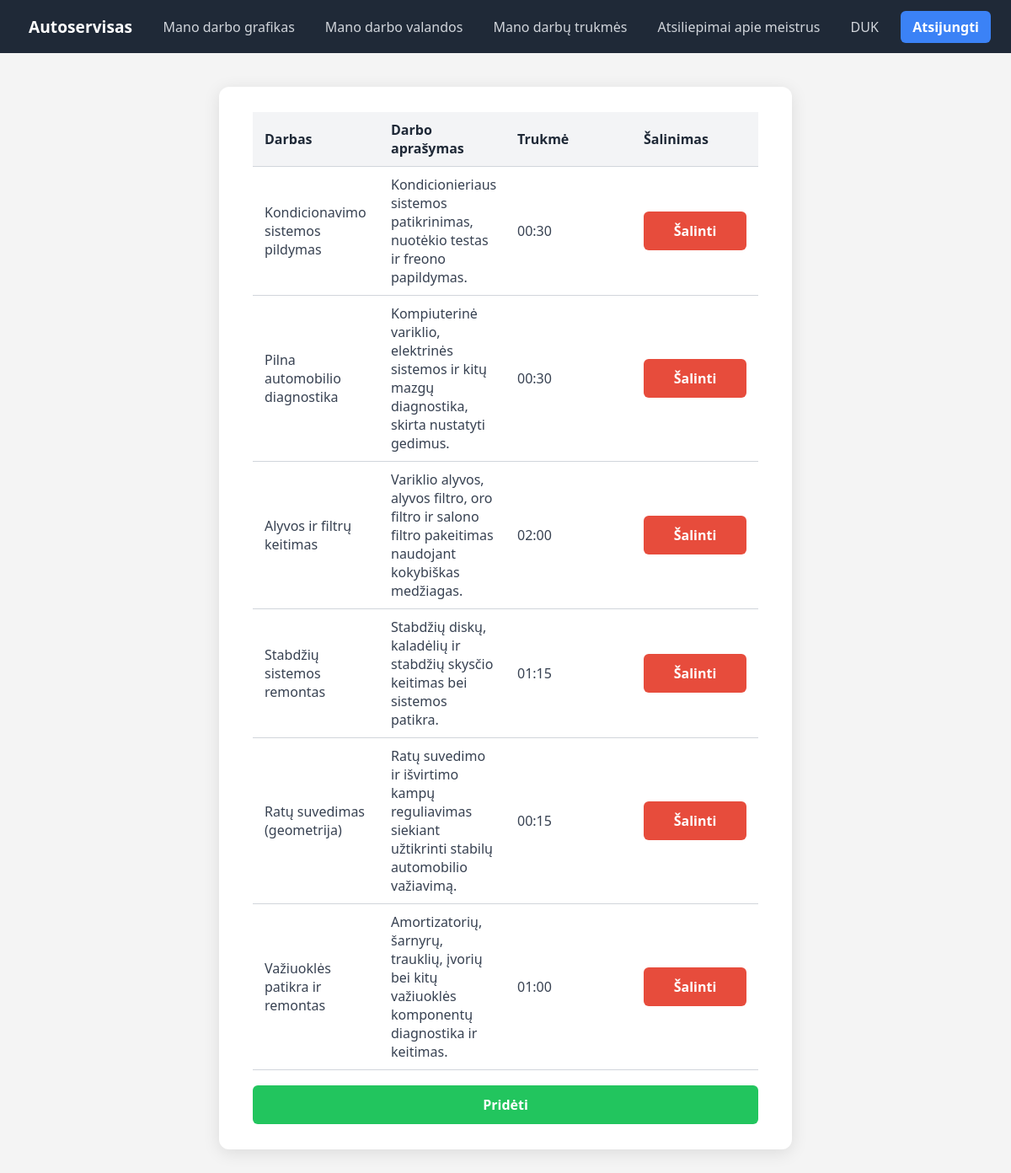
Screenshot of /jobs.php (signed in) with the database file from the repository.
### tables this page shows
CREATE TABLE `SERVICE_COMPLETION` (
  `id` int NOT NULL,
  `duration_in_minutes` int NOT NULL,
  `fk_service` int NOT NULL,
  `fk_mechanic` int NOT NULL,
  `usedInRegistration` tinyint(1) NOT NULL,
  `removed` tinyint(1) NOT NULL
);

CREATE TABLE `SERVICE` (
  `id` int NOT NULL,
  `name` varchar(100) NOT NULL,
  `description` text NOT NULL
);

### jobs.php (the view, shortened to what this page needs)
<?php
$server = "localhost";
$db = "cars_service";
$user = "stud";
$password = "stud";
$dbc = mysqli_connect($server, $user, $password, $db);
$mechanic_id = $_SESSION['user_id'];
?>
<!DOCTYPE html>
<html>
<head>
	<link rel="stylesheet" href="styles.css">
</head>
<body>
	<div class="menu">
		<a href="index.php" class="brand">Autoservisas</a>
		<nav class="nav" aria-label="Puslapiai">
			<?php if (isset($_SESSION['user_id']) && $_SESSION['user_role'] == 2): ?>
				<a href="schedule.php">Mano darbo grafikas</a>
				<a href="work-hours.php">Mano darbo valandos</a>
				<a href="jobs.php">Mano darbų trukmės</a>
			<?php endif; ?>
			<a href="ratings.php">Atsiliepimai apie meistrus</a>
			<a href="duk.php">DUK</a>
		</nav>
		<div class="actions">
			<?php if (isset($_SESSION['user_id'])): ?>
				<a href="logout.php" class="register">Atsijungti</a>
			<?php else: ?>
				<a href="login.php" class="login">Prisijungti</a>
				<a href="register.php" class="register">Registruotis</a>
			<?php endif; ?>
		</div>
	</div>
	<div class="content">
		<div class="inputform" style="max-width: 600px !important;">
			<?php
			$query = "SELECT SERVICE_COMPLETION.id as id, name, description, CONCAT( LPAD(FLOOR(duration_in_minutes / 60), 2, '0'), ':', LPAD(duration_in_minutes % 60, 2, '0')) AS duration FROM SERVICE INNER JOIN SERVICE_COMPLETION ON SERVICE.id = SERVICE_COMPLETION.fk_service WHERE fk_mechanic = '$mechanic_id' AND removed = 0";
			$result = mysqli_query($dbc, $query);
			$count = mysqli_num_rows($result);
			if ($count == 0) {
				echo '<div class="no-values">Neturite prisidėję jokių darbų.</div>';
			}
			else {
				echo '<table>';
				echo '
				<tr>
				<th>Darbas</th>
				<th>Darbo aprašymas</th>
				<th>Trukmė</th>
				<th>Šalinimas</th>
				</tr>';
				while ($row = mysqli_fetch_assoc($result)) {
					echo '<tr>' .
					'<td>' . $row['name'] . '</td>' .
					'<td>' . $row['description'] . '</td>' .
					'<td>' . $row['duration'] . '</td>
					<form method="post">
					<td>
					<button type="submit" class="remove-button" style="width: 100%">Šalinti</button>
					<input type="hidden" name="service_completion_id" value="' . $row['id'] . '">
					<input type="hidden" name="operation" value="r">
					</form>
					</td>
					</tr>';
				}
				echo '</table>';
			}
			echo '<form method="post">
			<input type="hidden" name="operation" value="a">
			<button type="submit" class="add-button" style="width: 100%">Pridėti</button>
			</form>';
			?>
		</div>
	</div>
</body>
</html>

### styles.css (style rules this page uses)
body { font-family: 'Segoe UI', Arial, sans-serif !important; margin: 0; background-color: #f4f4f4; color: #333; }
.menu { font-family: 'Segoe UI', Arial, sans-serif !important; display: flex; align-items: center; justify-content: space-between; background-color: #1f2937; padding: 12px 24px; position: sticky; top: 0; z-index: 10; }
.brand { font-family: 'Segoe UI', Arial, sans-serif !important; color: white; font-weight: bold; font-size: 1.2rem; text-decoration: none; padding: 6px 10px; border-radius: 6px; transition: background-color 0.2s, color 0.2s; }
.nav { display: flex; gap: 1rem; }
.nav a { font-family: 'Segoe UI', Arial, sans-serif !important; color: #d1d5db; text-decoration: none; padding: 6px 10px; border-radius: 6px; transition: background-color 0.2s, color 0.2s; }
.actions { display: flex; gap: 10px; }
.actions a { font-family: 'Segoe UI', Arial, sans-serif !important; text-decoration: none; font-weight: 600; padding: 8px 14px; border-radius: 6px; transition: background-color 0.2s, color 0.2s; }
.actions .register { background-color: #3b82f6; color: white; }
.content { font-family: 'Segoe UI', Arial, sans-serif !important; display: flex; flex-direction: column; align-items: center; justify-content: flex-start; gap: 20px; min-height: calc(100vh - 80px); padding: 40px 20px; }
.inputform { font-family: 'Segoe UI', Arial, sans-serif !important; background-color: #fff; padding: 30px 40px; border-radius: 12px; box-shadow: 0 4px 20px rgba(0,0,0,0.1); width: 100%; max-width: 450px; display: flex; flex-direction: column; gap: 18px; }
.remove-button { font-family: 'Segoe UI', Arial, sans-serif !important; background-color: #e74c3c; color: #fff; font-weight: 600; font-size: 1rem; border: none; border-radius: 6px; padding: 12px; cursor: pointer; transition: background-color 0.2s, transform 0.1s; }
.add-button { font-family: 'Segoe UI', Arial, sans-serif !important; background-color: #22c55e; color: #fff; font-weight: 600; font-size: 1rem; border: none; border-radius: 6px; padding: 12px; cursor: pointer; transition: background-color 0.2s, transform 0.1s; }
table { font-family: 'Segoe UI', Arial, sans-serif !important; width: 100%; border-collapse: collapse; font-size: 1rem; background-color: #fff; table-layout: fixed; }
th, td { padding: 10px 14px; text-align: left; border-bottom: 1px solid #d1d5db; }
th { font-weight: 600; color: #1f2937; background-color: #f3f4f6; }
td { color: #374151; }

### rows the page displays
service_completion: fk_service.name "Kondicionavimo sistemos pildymas", fk_service.description "Kondicionieriaus sistemos patikrinimas, nuotėkio testas ir freono papildymas.", duration "00:30"
service_completion: fk_service.name "Pilna automobilio diagnostika", fk_service.description "Kompiuterinė variklio, elektrinės sistemos ir kitų mazgų diagnostika, skirta nustatyti gedimus.", duration "00:30"
service_completion: fk_service.name "Alyvos ir filtrų keitimas", fk_service.description "Variklio alyvos, alyvos filtro, oro filtro ir salono filtro pakeitimas naudojant kokybiškas medžiagas.", duration "02:00"
service_completion: fk_service.name "Stabdžių sistemos remontas", fk_service.description "Stabdžių diskų, kaladėlių ir stabdžių skysčio keitimas bei sistemos patikra.", duration "01:15"
service_completion: fk_service.name "Ratų suvedimas (geometrija)", fk_service.description "Ratų suvedimo ir išvirtimo kampų reguliavimas siekiant užtikrinti stabilų automobilio važiavimą.", duration "00:15"
service_completion: fk_service.name "Važiuoklės patikra ir remontas", fk_service.description "Amortizatorių, šarnyrų, trauklių, įvorių bei kitų važiuoklės komponentų diagnostika ir keitimas.", duration "01:00"
